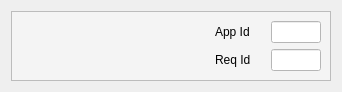
<?xml version="1.0" encoding="UTF-8"?>
<ui version="4.0">
 <class>UserData</class>
 <widget class="QWidget" name="UserData">
  <property name="geometry">
   <rect>
    <x>0</x>
    <y>0</y>
    <width>342</width>
    <height>86</height>
   </rect>
  </property>
  <property name="windowTitle">
   <string>Form</string>
  </property>
  <layout class="QGridLayout" name="gridLayout_2">
   <item row="0" column="0">
    <widget class="QFrame" name="frame">
     <property name="styleSheet">
      <string notr="true">background-color: rgb(244, 244, 244);</string>
     </property>
     <property name="frameShape">
      <enum>QFrame::StyledPanel</enum>
     </property>
     <property name="frameShadow">
      <enum>QFrame::Raised</enum>
     </property>
     <layout class="QGridLayout" name="gridLayout">
      <item row="0" column="0">
       <widget class="QLabel" name="lbUserName">
        <property name="styleSheet">
         <string notr="true">QLabel{
color: rgb(0, 170, 255);
	font: 12pt &quot;Segoe UI&quot;;
}
</string>
        </property>
        <property name="text">
         <string/>
        </property>
       </widget>
      </item>
      <item row="0" column="1">
       <widget class="QLabel" name="lbUserName_2">
        <property name="maximumSize">
         <size>
          <width>50</width>
          <height>16777215</height>
         </size>
        </property>
        <property name="text">
         <string>App Id</string>
        </property>
       </widget>
      </item>
      <item row="0" column="2">
       <widget class="QLineEdit" name="leAppId">
        <property name="maximumSize">
         <size>
          <width>50</width>
          <height>16777215</height>
         </size>
        </property>
        <property name="styleSheet">
         <string notr="true">background-color: rgb(255, 255, 255);</string>
        </property>
       </widget>
      </item>
      <item row="1" column="0">
       <widget class="QLabel" name="lbUserId">
        <property name="minimumSize">
         <size>
          <width>0</width>
          <height>0</height>
         </size>
        </property>
        <property name="text">
         <string/>
        </property>
       </widget>
      </item>
      <item row="1" column="1">
       <widget class="QLabel" name="lbUserName_3">
        <property name="text">
         <string>Req Id</string>
        </property>
       </widget>
      </item>
      <item row="1" column="2">
       <widget class="QLineEdit" name="leReqId">
        <property name="maximumSize">
         <size>
          <width>50</width>
          <height>16777215</height>
         </size>
        </property>
        <property name="styleSheet">
         <string notr="true">background-color: rgb(255, 255, 255);</string>
        </property>
       </widget>
      </item>
     </layout>
    </widget>
   </item>
  </layout>
 </widget>
 <resources/>
 <connections/>
</ui>
